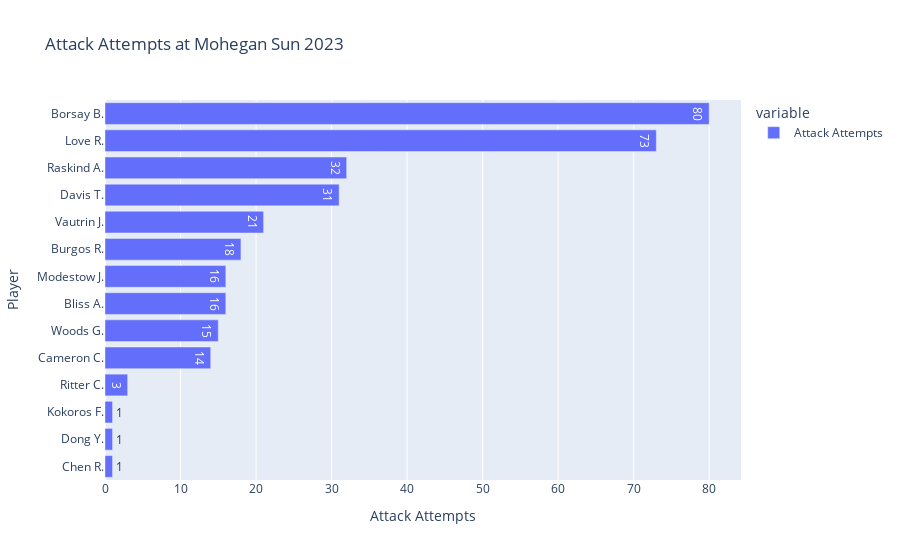

The code cell stored with this chart in its notebook:
### Code cell
get_plotly_figure_for_column("Attack Attempts")

### Figure 1 — Plotly figure (JSON) as saved in the notebook; plotly's stock layout.template omitted (floating-point values rounded to 4 significant figures)
{"data": [{"alignmentgroup": "True", "hovertemplate": "variable=Attack Attempts<br>Attack Attempts=%{x}<br>Player=%{y}<br>text=%{text}<extra></extra>", "legendgroup": "Attack Attempts", "marker": {"color": "#636efa"}, "name": "Attack Attempts", "offsetgroup": "Attack Attempts", "orientation": "h", "showlegend": true, "text": [1, 1, 1, 3, 14, 15, 16, 16, 18, 21, 31, 32, 73, 80], "textposition": "auto", "type": "bar", "x": [1, 1, 1, 3, 14, 15, 16, 16, 18, 21, 31, 32, 73, 80], "xaxis": "x", "y": ["Chen R.", "Dong Y.", "Kokoros F.", "Ritter C.", "Cameron C.", "Woods G.", "Bliss A.", "Modestow J.", "Burgos R.", "Vautrin J.", "Davis T.", "Raskind A.", "Love R.", "Borsay B."], "yaxis": "y"}], "layout": {"barmode": "relative", "legend": {"title": {"text": "variable"}, "tracegroupgap": 0}, "title": {"text": "Attack Attempts at Mohegan Sun 2023"}, "xaxis": {"anchor": "y", "domain": [0, 1], "title": {"text": "Attack Attempts"}}, "yaxis": {"anchor": "x", "domain": [0, 1], "title": {"text": "Player"}}}}
